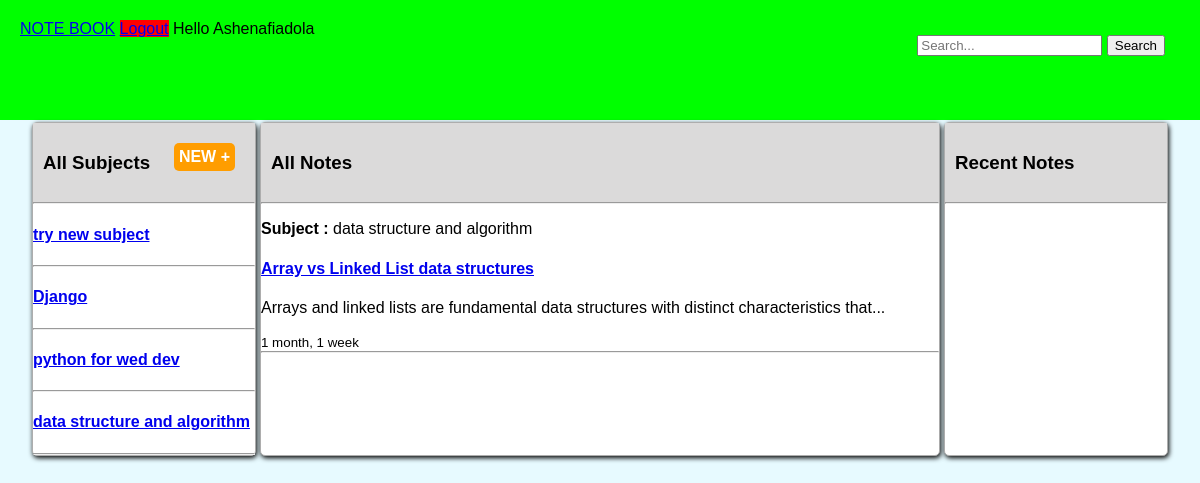
/ (signed in), run on the app's committed database.
### Noteapp/models.py (models this page shows)
class Subject(models.Model):
    user = models.ForeignKey(User, on_delete=models.CASCADE)
    name = models.CharField(max_length=255)
    description = models.TextField(null=True, blank=True)
    created = models.DateTimeField(auto_now_add=True)
    updated = models.DateTimeField(auto_now=True)
    class Meta:
        ordering = ['-created', '-updated']
    def __str__(self):
        return self.name

class Note(models.Model):
    subject = models.ForeignKey(Subject, on_delete=models.CASCADE)
    user = models.ForeignKey(User, on_delete=models.CASCADE)
    title = models.CharField(max_length=200)
    note = models.TextField()
    created = models.DateTimeField(auto_now_add=True)
    updated = models.DateTimeField(auto_now=True)
    class Meta:
        ordering = ['-created', '-updated']
    def __str__(self):
        return self.note[:90]

### Noteapp/views.py (the view)
# urls.py: path("", views.home, name="home"),
@login_required(login_url='login')
def home(request):
    q = request.GET.get("q") if request.GET.get("q") != None else ''
    subjects = Subject.objects.filter(user=request.user)
    Notes = Note.objects.filter(
        Q(user=request.user) & (
            Q(title__icontains=q)|
            Q(subject__name__icontains=q)
        )
    )
    context = {
        'subjects':subjects,
        'notes':Notes
    }
    return render(request, "Noteapp/home.html", context)

### Noteapp/templates/Noteapp/home.html
{% extends 'Noteapp/main.html' %}
{% load static %}
{% block form %}
        <form class="" action="" method="get">
                <div class="">
                        <input type="search" name="q" class="form-control" placeholder="Search...">
                        <button class="btn btn-outline-light" type="submit">Search</button>
                </div>
        </form>
{% endblock %}
{% block content %}
<div class="main-container">
        <div class="card">
                <div >
                        <div class="sec-header" >
                                <div>
                                        <h3 style="display: inline-block;">All Subjects</h3>
                                        <a href="{% url 'addsubject' %}" class="btn-link">NEW +</a>
                                </div>
                        </div>
                </div>
                <hr>
                <div>
                        {% for subject in subjects %}
                                <h4><a href="{% url 'subject' subject.id %}">{{subject}}</a></h4>
                                <hr>
                        {% endfor %}
                </div>
        </div>
        <div class="card main-card">
                <div class="sec-header">
                        <h3>All Notes</h3>
                </div>
                <hr>
                <div>
                        {% for note in notes %}
                                <p><b>Subject : </b>{{note.subject}}</p>
                                <h4><a href="{% url 'note' note.id %}">{{note.title}}</a></h4>
                                <p>{{note}}...</p>
                                <div><small>{{note.updated|timesince }}</small></div>
                                <hr>
                        {% endfor %}
                </div>
        </div>
        <div class="card">
                <div class="sec-header">
                        <h3>Recent Notes</h3>
                </div>
                <hr>
        </div>
</div>
{% endblock %}

### Noteapp/templates/Noteapp/main.html (shortened to what this page needs)
{% load static %}
<!DOCTYPE html>
<html lang="en">
<head>
    <link rel="stylesheet" href="{% static 'Noteapp/style.css' %}">
</head>
<body>
    <nav class="">
        <a class="" href="{% url 'home' %}">NOTE BOOK</a>
        {% if user.is_authenticated %}
            <a class="btn btn-outline-light me-2 lgo-btn" href="{% url 'logoutUser' %}">Logout</a>
            <div class="search-form">
              {% block form %}{% endblock %}
            </div>
            <span class="navbar-text">Hello {{user.username.capitalize}}</span>
        {% endif %}
    </nav>
    {% block content %}
    {% endblock %}
</body>
</html>

### Noteapp/static/Noteapp/style.css (style rules this page uses)
.main-container { font-family: Arial, Helvetica, sans-serif; display: grid; grid-template-columns: 1fr 3fr 1fr; width: 95%; justify-self: center; justify-content: center; }
.card { border: solid rgb(173, 173, 173) 1px; margin: 2px; border-radius: 5px; min-width: 200px; background-color: white; padding: 0px; box-shadow: 1px 2px 5px; }
.main-card { min-width: 450px; }
.btn-link { text-decoration: none; background-color: rgb(255, 157, 0); padding: 5px; border-radius: 5px; color: white; font-weight: bold; justify-self: center; margin: 10px; float: right; }
form { margin: 10px; padding: 5px; }
.sec-header { background-color: rgb(219, 218, 218); margin: 0px; padding: 10px; }
hr { margin: 0px; }

### Noteapp/templates/Noteapp/main.html (style rules this page uses)
html { padding: 0px; }
body { font-family: Arial, "Helvetica Neue", Helvetica, sans-serif; background-color: #e7faff; padding: 0px; margin: 0px; }
nav { background-color: rgb(0, 255, 0); height: 80px; padding: 20px; }
.search-form { display: inline-block; float: right; margin-bottom: 30px; margin-top: auto; vertical-align: middle; }
.lgo-btn { background: #ff0000; }

### data on the page
Subject: name "try new subject"
Subject: name "Django"
Subject: name "python for wed dev"
Subject: name "data structure and algorithm"
Note: subject "data structure and algorithm", title "Array vs Linked List data structures", note "Arrays and linked lists are fundamental data structures with distinct characteristics that", updated "1 month, 1 week"

### other printed values
{{ user.username.capitalize }} "Ashenafiadola"
